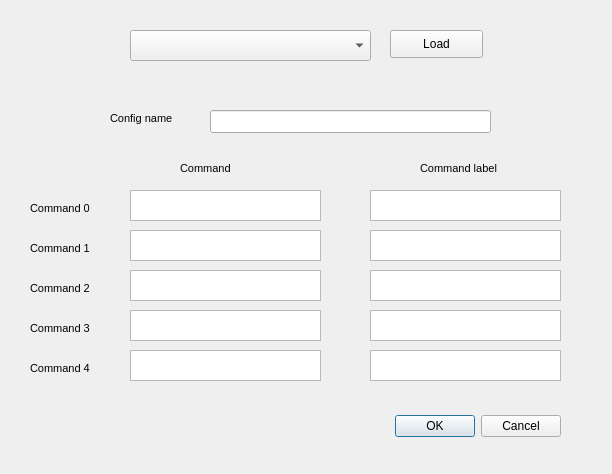
<?xml version="1.0" encoding="UTF-8"?>
<ui version="4.0">
 <class>Dialog</class>
 <widget class="QDialog" name="Dialog">
  <property name="geometry">
   <rect>
    <x>0</x>
    <y>0</y>
    <width>612</width>
    <height>474</height>
   </rect>
  </property>
  <property name="windowTitle">
   <string>Dialog</string>
  </property>
  <widget class="QDialogButtonBox" name="buttonBox">
   <property name="geometry">
    <rect>
     <x>220</x>
     <y>410</y>
     <width>341</width>
     <height>32</height>
    </rect>
   </property>
   <property name="orientation">
    <enum>Qt::Horizontal</enum>
   </property>
   <property name="standardButtons">
    <set>QDialogButtonBox::Cancel|QDialogButtonBox::Ok</set>
   </property>
  </widget>
  <widget class="QPlainTextEdit" name="plainTextEdit_0">
   <property name="geometry">
    <rect>
     <x>130</x>
     <y>190</y>
     <width>191</width>
     <height>31</height>
    </rect>
   </property>
   <property name="font">
    <font>
     <family>Consolas</family>
     <pointsize>10</pointsize>
    </font>
   </property>
   <property name="verticalScrollBarPolicy">
    <enum>Qt::ScrollBarAlwaysOff</enum>
   </property>
   <property name="horizontalScrollBarPolicy">
    <enum>Qt::ScrollBarAlwaysOff</enum>
   </property>
   <property name="lineWrapMode">
    <enum>QPlainTextEdit::NoWrap</enum>
   </property>
   <property name="plainText">
    <string notr="true"/>
   </property>
   <property name="placeholderText">
    <string notr="true"/>
   </property>
  </widget>
  <widget class="QPlainTextEdit" name="plainTextEdit_3">
   <property name="geometry">
    <rect>
     <x>130</x>
     <y>310</y>
     <width>191</width>
     <height>31</height>
    </rect>
   </property>
   <property name="font">
    <font>
     <family>Consolas</family>
     <pointsize>10</pointsize>
    </font>
   </property>
   <property name="verticalScrollBarPolicy">
    <enum>Qt::ScrollBarAlwaysOff</enum>
   </property>
   <property name="horizontalScrollBarPolicy">
    <enum>Qt::ScrollBarAlwaysOff</enum>
   </property>
   <property name="lineWrapMode">
    <enum>QPlainTextEdit::NoWrap</enum>
   </property>
   <property name="plainText">
    <string notr="true"/>
   </property>
   <property name="placeholderText">
    <string notr="true"/>
   </property>
  </widget>
  <widget class="QLabel" name="label_3">
   <property name="geometry">
    <rect>
     <x>30</x>
     <y>320</y>
     <width>69</width>
     <height>16</height>
    </rect>
   </property>
   <property name="font">
    <font>
     <family>MS Shell Dlg 2</family>
     <pointsize>8</pointsize>
    </font>
   </property>
   <property name="text">
    <string>Command 3</string>
   </property>
  </widget>
  <widget class="QLabel" name="label_0">
   <property name="geometry">
    <rect>
     <x>30</x>
     <y>200</y>
     <width>69</width>
     <height>16</height>
    </rect>
   </property>
   <property name="font">
    <font>
     <family>MS Shell Dlg 2</family>
     <pointsize>8</pointsize>
    </font>
   </property>
   <property name="text">
    <string>Command 0</string>
   </property>
  </widget>
  <widget class="QPlainTextEdit" name="plainTextEdit_1">
   <property name="geometry">
    <rect>
     <x>130</x>
     <y>230</y>
     <width>191</width>
     <height>31</height>
    </rect>
   </property>
   <property name="font">
    <font>
     <family>Consolas</family>
     <pointsize>10</pointsize>
    </font>
   </property>
   <property name="verticalScrollBarPolicy">
    <enum>Qt::ScrollBarAlwaysOff</enum>
   </property>
   <property name="horizontalScrollBarPolicy">
    <enum>Qt::ScrollBarAlwaysOff</enum>
   </property>
   <property name="lineWrapMode">
    <enum>QPlainTextEdit::NoWrap</enum>
   </property>
   <property name="plainText">
    <string notr="true"/>
   </property>
   <property name="placeholderText">
    <string notr="true"/>
   </property>
  </widget>
  <widget class="QLabel" name="label_2">
   <property name="geometry">
    <rect>
     <x>30</x>
     <y>280</y>
     <width>69</width>
     <height>16</height>
    </rect>
   </property>
   <property name="font">
    <font>
     <family>MS Shell Dlg 2</family>
     <pointsize>8</pointsize>
    </font>
   </property>
   <property name="text">
    <string>Command 2</string>
   </property>
  </widget>
  <widget class="QLabel" name="label_4">
   <property name="geometry">
    <rect>
     <x>30</x>
     <y>360</y>
     <width>69</width>
     <height>16</height>
    </rect>
   </property>
   <property name="font">
    <font>
     <family>MS Shell Dlg 2</family>
     <pointsize>8</pointsize>
    </font>
   </property>
   <property name="text">
    <string>Command 4</string>
   </property>
  </widget>
  <widget class="QPlainTextEdit" name="plainTextEdit_2">
   <property name="geometry">
    <rect>
     <x>130</x>
     <y>270</y>
     <width>191</width>
     <height>31</height>
    </rect>
   </property>
   <property name="font">
    <font>
     <family>Consolas</family>
     <pointsize>10</pointsize>
    </font>
   </property>
   <property name="verticalScrollBarPolicy">
    <enum>Qt::ScrollBarAlwaysOff</enum>
   </property>
   <property name="horizontalScrollBarPolicy">
    <enum>Qt::ScrollBarAlwaysOff</enum>
   </property>
   <property name="lineWrapMode">
    <enum>QPlainTextEdit::NoWrap</enum>
   </property>
   <property name="plainText">
    <string notr="true"/>
   </property>
   <property name="placeholderText">
    <string notr="true"/>
   </property>
  </widget>
  <widget class="QPlainTextEdit" name="plainTextEdit_4">
   <property name="geometry">
    <rect>
     <x>130</x>
     <y>350</y>
     <width>191</width>
     <height>31</height>
    </rect>
   </property>
   <property name="font">
    <font>
     <family>Consolas</family>
     <pointsize>10</pointsize>
    </font>
   </property>
   <property name="verticalScrollBarPolicy">
    <enum>Qt::ScrollBarAlwaysOff</enum>
   </property>
   <property name="horizontalScrollBarPolicy">
    <enum>Qt::ScrollBarAlwaysOff</enum>
   </property>
   <property name="lineWrapMode">
    <enum>QPlainTextEdit::NoWrap</enum>
   </property>
   <property name="plainText">
    <string notr="true"/>
   </property>
   <property name="placeholderText">
    <string notr="true"/>
   </property>
  </widget>
  <widget class="QLabel" name="label_1">
   <property name="geometry">
    <rect>
     <x>30</x>
     <y>240</y>
     <width>69</width>
     <height>16</height>
    </rect>
   </property>
   <property name="font">
    <font>
     <family>MS Shell Dlg 2</family>
     <pointsize>8</pointsize>
    </font>
   </property>
   <property name="text">
    <string>Command 1</string>
   </property>
  </widget>
  <widget class="QLineEdit" name="lineEdit">
   <property name="geometry">
    <rect>
     <x>210</x>
     <y>110</y>
     <width>281</width>
     <height>23</height>
    </rect>
   </property>
  </widget>
  <widget class="QPlainTextEdit" name="plainTextEdit_5">
   <property name="geometry">
    <rect>
     <x>370</x>
     <y>230</y>
     <width>191</width>
     <height>31</height>
    </rect>
   </property>
   <property name="font">
    <font>
     <family>Consolas</family>
     <pointsize>10</pointsize>
    </font>
   </property>
   <property name="verticalScrollBarPolicy">
    <enum>Qt::ScrollBarAlwaysOff</enum>
   </property>
   <property name="horizontalScrollBarPolicy">
    <enum>Qt::ScrollBarAlwaysOff</enum>
   </property>
   <property name="lineWrapMode">
    <enum>QPlainTextEdit::NoWrap</enum>
   </property>
   <property name="plainText">
    <string notr="true"/>
   </property>
   <property name="placeholderText">
    <string notr="true"/>
   </property>
  </widget>
  <widget class="QPlainTextEdit" name="plainTextEdit_6">
   <property name="geometry">
    <rect>
     <x>370</x>
     <y>270</y>
     <width>191</width>
     <height>31</height>
    </rect>
   </property>
   <property name="font">
    <font>
     <family>Consolas</family>
     <pointsize>10</pointsize>
    </font>
   </property>
   <property name="verticalScrollBarPolicy">
    <enum>Qt::ScrollBarAlwaysOff</enum>
   </property>
   <property name="horizontalScrollBarPolicy">
    <enum>Qt::ScrollBarAlwaysOff</enum>
   </property>
   <property name="lineWrapMode">
    <enum>QPlainTextEdit::NoWrap</enum>
   </property>
   <property name="plainText">
    <string notr="true"/>
   </property>
   <property name="placeholderText">
    <string notr="true"/>
   </property>
  </widget>
  <widget class="QPlainTextEdit" name="plainTextEdit_7">
   <property name="geometry">
    <rect>
     <x>370</x>
     <y>310</y>
     <width>191</width>
     <height>31</height>
    </rect>
   </property>
   <property name="font">
    <font>
     <family>Consolas</family>
     <pointsize>10</pointsize>
    </font>
   </property>
   <property name="verticalScrollBarPolicy">
    <enum>Qt::ScrollBarAlwaysOff</enum>
   </property>
   <property name="horizontalScrollBarPolicy">
    <enum>Qt::ScrollBarAlwaysOff</enum>
   </property>
   <property name="lineWrapMode">
    <enum>QPlainTextEdit::NoWrap</enum>
   </property>
   <property name="plainText">
    <string notr="true"/>
   </property>
   <property name="placeholderText">
    <string notr="true"/>
   </property>
  </widget>
  <widget class="QPlainTextEdit" name="plainTextEdit_8">
   <property name="geometry">
    <rect>
     <x>370</x>
     <y>350</y>
     <width>191</width>
     <height>31</height>
    </rect>
   </property>
   <property name="font">
    <font>
     <family>Consolas</family>
     <pointsize>10</pointsize>
    </font>
   </property>
   <property name="verticalScrollBarPolicy">
    <enum>Qt::ScrollBarAlwaysOff</enum>
   </property>
   <property name="horizontalScrollBarPolicy">
    <enum>Qt::ScrollBarAlwaysOff</enum>
   </property>
   <property name="lineWrapMode">
    <enum>QPlainTextEdit::NoWrap</enum>
   </property>
   <property name="plainText">
    <string notr="true"/>
   </property>
   <property name="placeholderText">
    <string notr="true"/>
   </property>
  </widget>
  <widget class="QPlainTextEdit" name="plainTextEdit_9">
   <property name="geometry">
    <rect>
     <x>370</x>
     <y>190</y>
     <width>191</width>
     <height>31</height>
    </rect>
   </property>
   <property name="font">
    <font>
     <family>Consolas</family>
     <pointsize>10</pointsize>
    </font>
   </property>
   <property name="verticalScrollBarPolicy">
    <enum>Qt::ScrollBarAlwaysOff</enum>
   </property>
   <property name="horizontalScrollBarPolicy">
    <enum>Qt::ScrollBarAlwaysOff</enum>
   </property>
   <property name="lineWrapMode">
    <enum>QPlainTextEdit::NoWrap</enum>
   </property>
   <property name="plainText">
    <string notr="true"/>
   </property>
   <property name="placeholderText">
    <string notr="true"/>
   </property>
  </widget>
  <widget class="QLabel" name="label_5">
   <property name="geometry">
    <rect>
     <x>110</x>
     <y>110</y>
     <width>91</width>
     <height>16</height>
    </rect>
   </property>
   <property name="font">
    <font>
     <family>MS Shell Dlg 2</family>
     <pointsize>8</pointsize>
    </font>
   </property>
   <property name="text">
    <string>Config name</string>
   </property>
  </widget>
  <widget class="QLabel" name="label_6">
   <property name="geometry">
    <rect>
     <x>180</x>
     <y>160</y>
     <width>91</width>
     <height>16</height>
    </rect>
   </property>
   <property name="font">
    <font>
     <family>MS Shell Dlg 2</family>
     <pointsize>8</pointsize>
    </font>
   </property>
   <property name="text">
    <string>Command</string>
   </property>
  </widget>
  <widget class="QLabel" name="label_7">
   <property name="geometry">
    <rect>
     <x>420</x>
     <y>160</y>
     <width>91</width>
     <height>16</height>
    </rect>
   </property>
   <property name="font">
    <font>
     <family>MS Shell Dlg 2</family>
     <pointsize>8</pointsize>
    </font>
   </property>
   <property name="text">
    <string>Command label</string>
   </property>
  </widget>
  <widget class="QPushButton" name="pushButton">
   <property name="geometry">
    <rect>
     <x>390</x>
     <y>30</y>
     <width>93</width>
     <height>28</height>
    </rect>
   </property>
   <property name="text">
    <string>Load</string>
   </property>
  </widget>
  <widget class="QComboBox" name="comboBox">
   <property name="geometry">
    <rect>
     <x>130</x>
     <y>30</y>
     <width>241</width>
     <height>31</height>
    </rect>
   </property>
  </widget>
 </widget>
 <resources/>
 <connections>
  <connection>
   <sender>buttonBox</sender>
   <signal>accepted()</signal>
   <receiver>Dialog</receiver>
   <slot>accept()</slot>
   <hints>
    <hint type="sourcelabel">
     <x>248</x>
     <y>254</y>
    </hint>
    <hint type="destinationlabel">
     <x>157</x>
     <y>274</y>
    </hint>
   </hints>
  </connection>
  <connection>
   <sender>buttonBox</sender>
   <signal>rejected()</signal>
   <receiver>Dialog</receiver>
   <slot>reject()</slot>
   <hints>
    <hint type="sourcelabel">
     <x>316</x>
     <y>260</y>
    </hint>
    <hint type="destinationlabel">
     <x>286</x>
     <y>274</y>
    </hint>
   </hints>
  </connection>
 </connections>
</ui>
